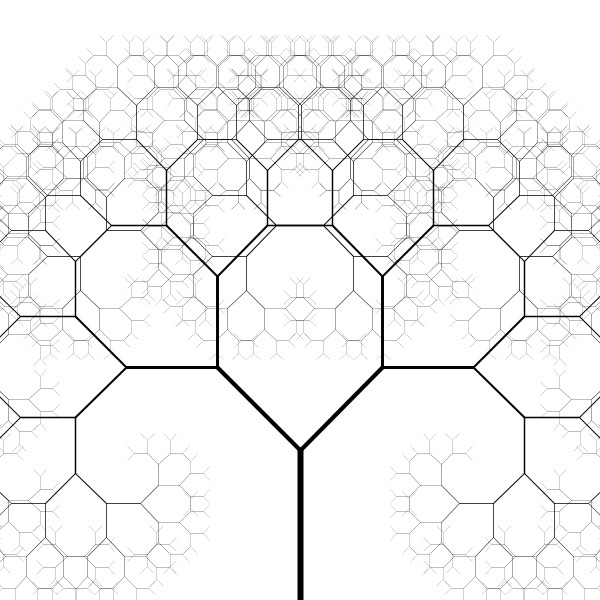
Frame 1 (no input)
Frame 60 (the mouse pressed at the canvas centre just before this capture): identical to frame 1, image omitted
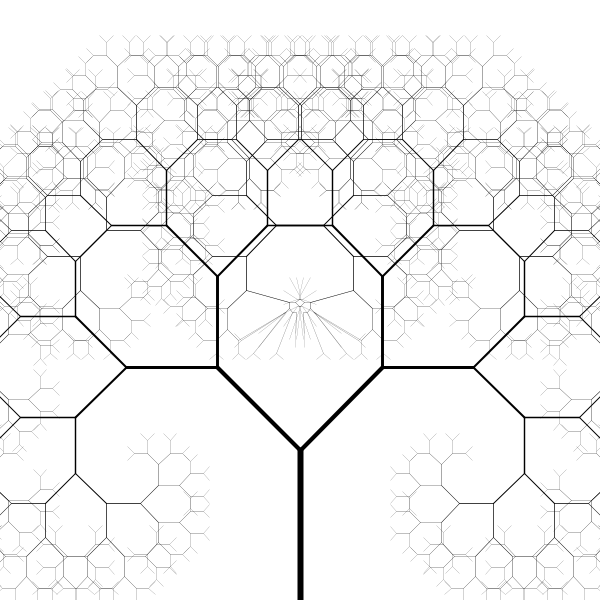
Frame 120 (the mouse held since frame 60 and released just before this capture)

The Processing sketch that drew these frames (run headless with seeded random() and noise(); from frame 60 on, the mouse is pressed at the canvas centre):

// Processing sketch: Class003_ErickH_Fractal2
// ── Class003_ErickH_Fractal2.pde
//Erick Hernandez Bonilla

class Figure
{
  PVector v;
  PVector b;
  PVector d;
  float w;

  Figure (PVector v, float w) {  
    this.v = v;
    this.b = v.copy();
    this.w = w;
  } 
}

ArrayList<Figure> figures = new ArrayList<Figure>();

void setup()
{
  size(600,600);
  branch(new Figure(new PVector(width/2,height),6), 0, 150, 0.78);
}

void draw()
{
  background(255);
  smooth();
  
  for(Figure f : figures)
  {
    PVector close;
    
    if(abs(mouseX-f.v.x) < 50 && abs(mouseY-f.v.y) < 50)
      close = new PVector(mouseX,mouseY);
    else
      close = f.b;
    
    f.v.x += (close.x - f.v.x)/100;
    f.v.y += (close.y - f.v.y)/100;
    
    stroke(0);
    strokeWeight(f.w);
    line(f.v.x,f.v.y, f.d.x,f.d.y);
  }
}

void branch(Figure figure, float a, float l, float p)
{ 
  PVector newPoint = new PVector(figure.v.x, figure.v.y - l);
  newPoint = newPoint.sub(figure.v);
  newPoint = newPoint.rotate(radians(a));
  newPoint = newPoint.add(figure.v);
  
  figure.d = newPoint;
  figures.add(figure);
  
  if(l<10) return;
  
  branch(new Figure(newPoint, figure.w * 0.7), a+45, l*p, p);
  branch(new Figure(newPoint, figure.w * 0.7), a-45, l*p, p);
  
}
